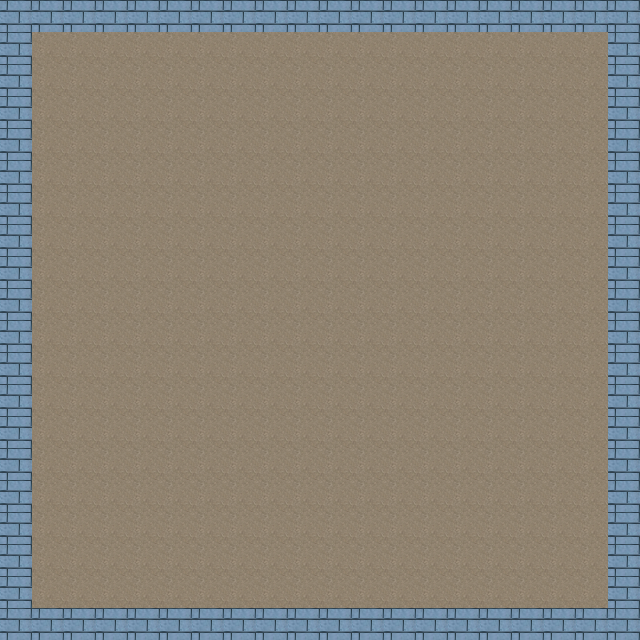

A 2D game scene composited from a Tiled map and its tileset images. What follows is a short description and the map's XML, with each tile layer's data collapsed to a summary:
An orthogonal 20x20 tile map with 32x32 px tiles, 2 tile layers (ground, collision) and 5 objects (apple, edge, king, scroll, memory).

<map version="1.0" orientation="orthogonal" width="20" height="20" tilewidth="32" tileheight="32">
 <tileset firstgid="1" name="tileset" tilewidth="32" tileheight="32">
  <image source="../graphics/tileset.png" width="576" height="480" />
 </tileset>
 <layer name="ground" width="20" height="20">
  <data>[400 cells, 400 non-empty, 1 distinct tile ids]</data>
 </layer>
 <layer name="collision" width="20" height="20">
  <data>[400 cells, 76 non-empty, 1 distinct tile ids]</data>
 </layer>
 <objectgroup name="arcade" width="20" height="20">
  <object type="apple" x="96" y="128" width="32" height="32" />
  <object type="edge" x="320" y="320" width="32" height="32" />
  <object type="king" x="448" y="128" width="32" height="32" />
  <object type="scroll" x="448" y="448" width="32" height="32" />
  <object type="memory" x="192" y="416" width="32" height="32" />
 </objectgroup>
</map>
